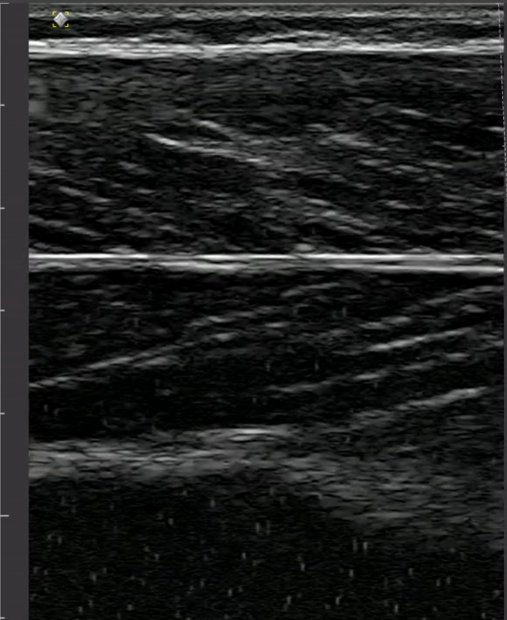
%> input picture Data/example_ultrasound_image2.png, 1014 x 1240 px (shown at 1/2 size)
$ octave convert_png_to_mat.m   (GNU Octave 9; MATLAB toolbox functions it lacks are replaced by stand-ins)
%> lines starting %> are read from the running program, lines starting %| are printed output that depends on the picture
clear all; close all; clc

%% Example 1
data = imread('example_ultrasound_image2.png');
%> data is the input picture: size 1240x1014x3 uint8; mean R, G, B 31.4, 32.7, 32
data = rgb2gray(data);
%> data: size 1240x1014 uint8
data = flip(data,2);
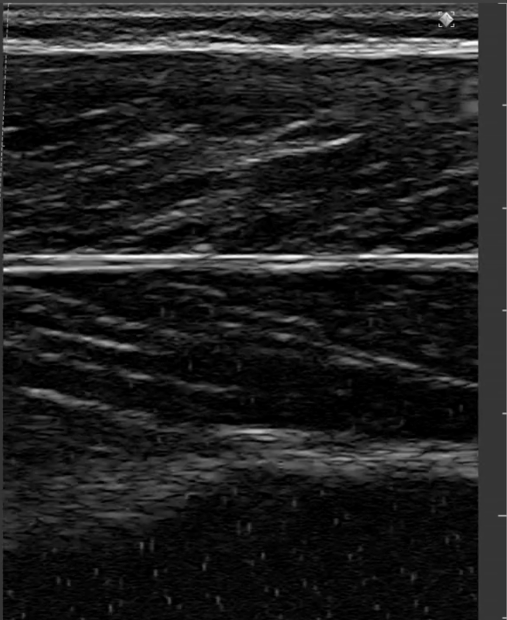
%> data: size 1240x1014 uint8 (shown at 1/2 size); min 0, max 255, mean 32.2; mean of the top-left, top-right, bottom-left and bottom-right quarters 40.8, 43.5, 22, 22.6
pixtocm = (1032-9) / 5;
figure; imshow(data);
save('example_ultrasound_image2.mat', 'data','pixtocm')

%% Example 2
data = imread('example_ultrasound_image3.png');
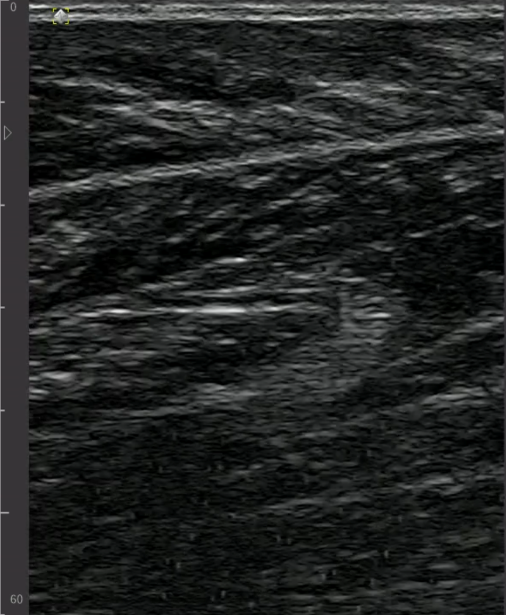
%> input picture Data/example_ultrasound_image3.png, 1012 x 1230 px (shown at 1/2 size)
%> data is the input picture: size 1230x1012x3 uint8; mean R, G, B 34.9, 36.9, 36.1
data = rgb2gray(data);
%> data: size 1230x1012 uint8
data = flip(data,2);
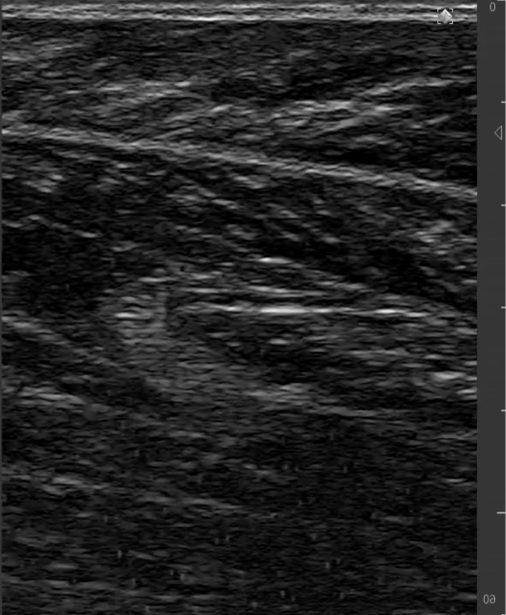
%> data: size 1230x1012 uint8 (shown at 1/2 size); min 0, max 247, mean 36.2; mean of the top-left, top-right, bottom-left and bottom-right quarters 40.8, 41.3, 32.2, 30.6
figure; imshow(data);
pixtocm = (1026-1) / 5;

save('example_ultrasound_image3.mat', 'data','pixtocm')
